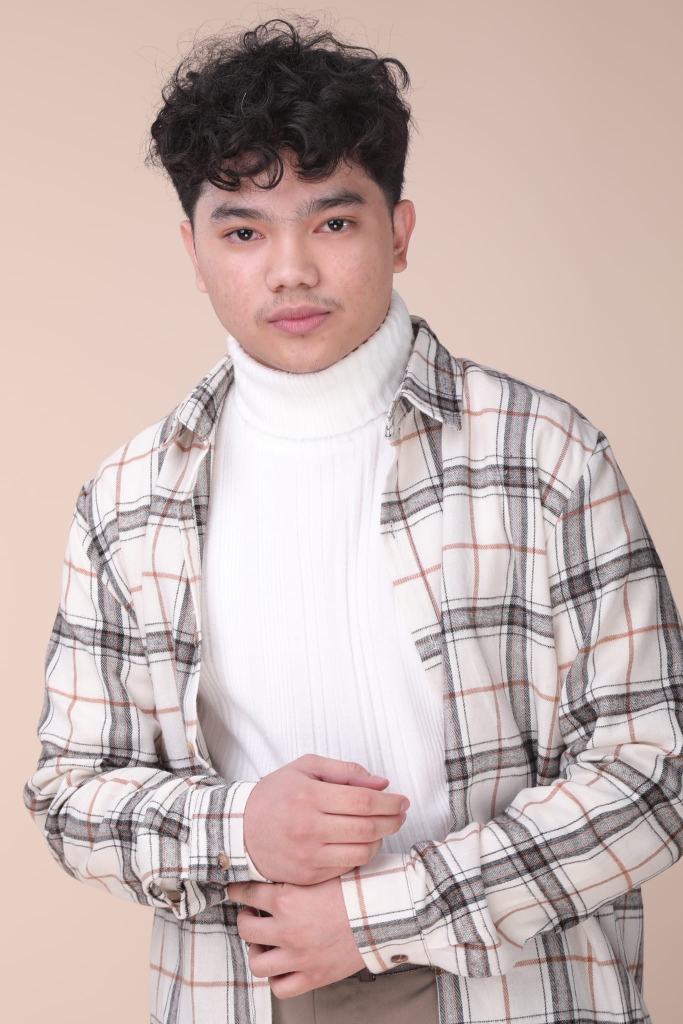
#> input picture all codes/forlab3.jpg, 1365 x 2048 px (shown at 1/2 size)
$ python lab4.py
#> lines starting #> are read from the running program, lines starting #| are printed output that depends on the picture
import cv2
import numpy as np
import matplotlib.pyplot as plt
from matplotlib.widgets import Slider, RadioButtons
# --- Load and resize the image ---
img = cv2.imread("forlab3.jpg")  # Use your image file
#> img is the input picture: shape (2048, 1365, 3); mean B, G, R 177.3, 181.2, 199.3

# Resize image for display only (preserve aspect ratio)
display_width = 600
scale = display_width / img.shape[1]
#> scale = 0.44
img = cv2.resize(img, (display_width, int(img.shape[0] * scale)))
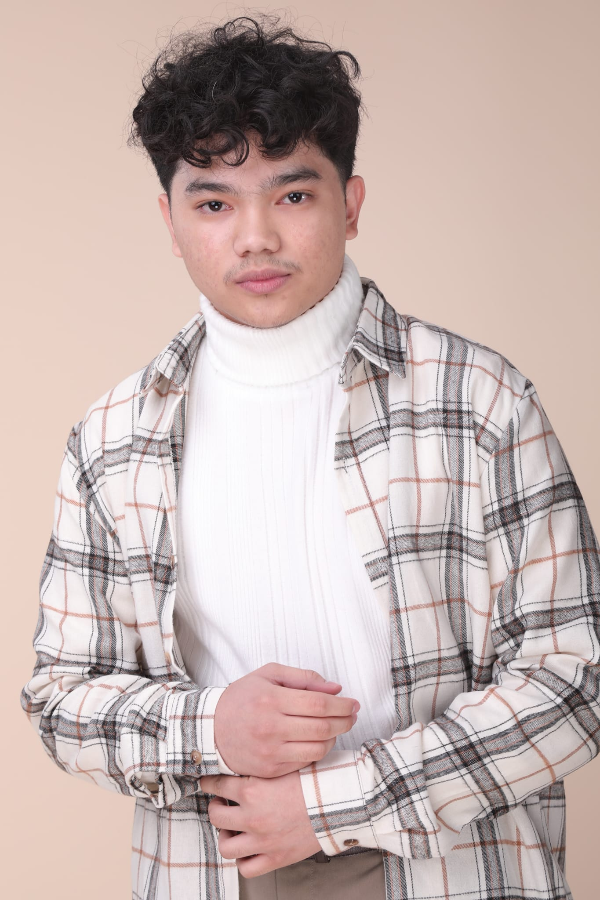
#> img: shape (900, 600, 3); mean B, G, R 177.2, 181.1, 199.2
img = cv2.cvtColor(img, cv2.COLOR_BGR2RGB)  # Convert to RGB for matplotlib
# Mapping for operations and element shapes
operation_map = {
"Erosion": cv2.erode,
"Dilation": cv2.dilate
}
element_map = {
"Rectangle": cv2.MORPH_RECT,
"Cross": cv2.MORPH_CROSS,
"Ellipse": cv2.MORPH_ELLIPSE
}

# --- Matplotlib Setup ---
plt.rcParams['figure.figsize'] = [7, 5]  # Resize display window
plt.rcParams['axes.titlesize'] = 14
fig, ax = plt.subplots()
plt.subplots_adjust(left=0.3, bottom=0.3)
# Show initial image
disp = ax.imshow(img)
ax.set_title("Morphological Result")
ax.axis("off")

#UI Controls

# Slider for kernel size
ax_slider = plt.axes([0.3, 0.15, 0.6, 0.03])
slider = Slider(ax_slider, "Kernel Size", 0, 20, valinit=1, valstep=1)

# Operation radio buttons
ax_op = plt.axes([0.05, 0.6, 0.2, 0.25])
radio_op = RadioButtons(ax_op, ["Erosion", "Dilation"])

# Element shape radio buttons
ax_shape = plt.axes([0.05, 0.25, 0.2, 0.25])
radio_shape = RadioButtons(ax_shape, ["Rectangle", "Cross", "Ellipse"])

#Update function
def update(val=None):
    op_func = operation_map[radio_op.value_selected]
    element_type = element_map[radio_shape.value_selected]
    ksize = int(slider.val)
    kernel = cv2.getStructuringElement(element_type, (2 * ksize + 1, 2 * ksize + 1))
    result = op_func(img, kernel)
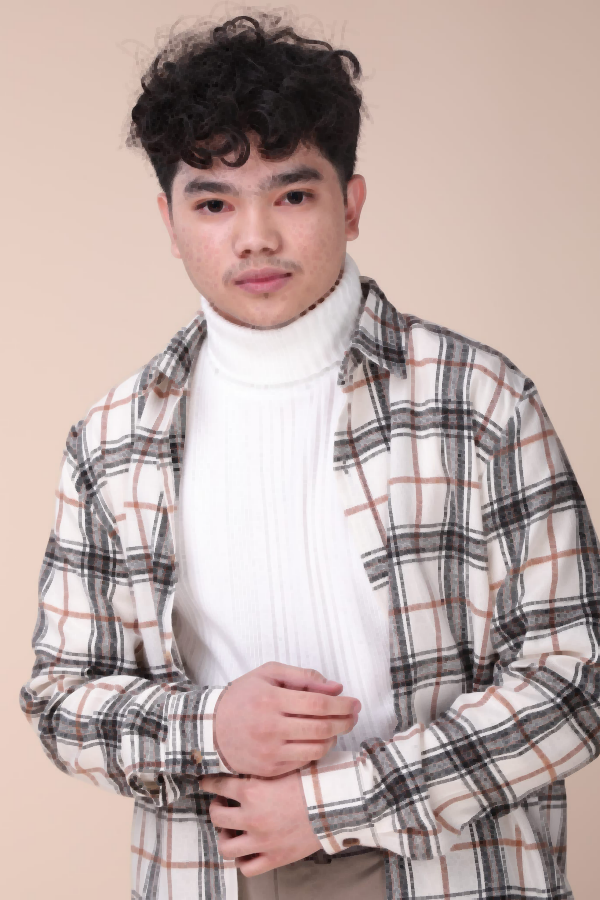
#> result: shape (900, 600, 3); mean R, G, B 188.2, 169.9, 166
    disp.set_data(result)
    fig.canvas.draw_idle()

# Link all widgets to update()
slider.on_changed(update)
radio_op.on_clicked(update)
radio_shape.on_clicked(update)

# Initial call to update image
update()
plt.show()
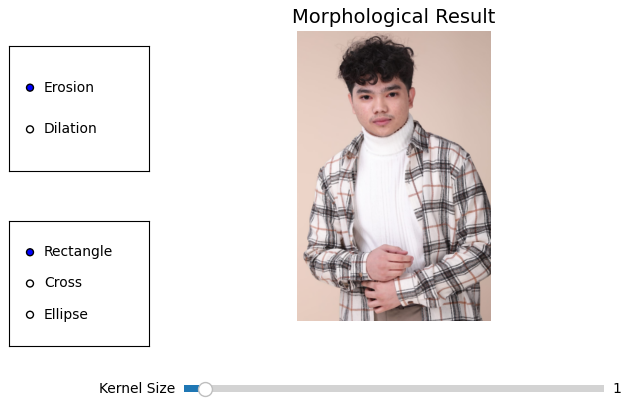
#> figure drawn by matplotlib, 4 panels
